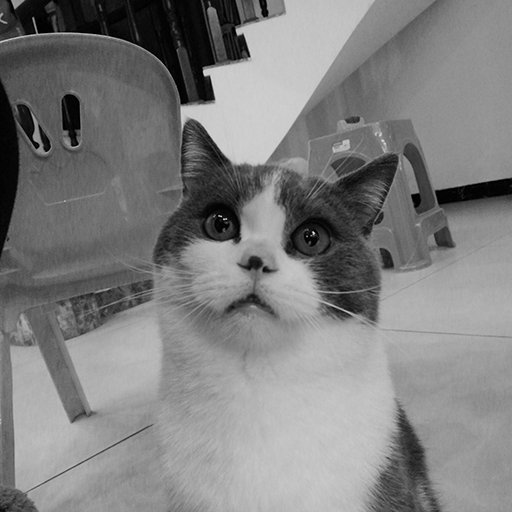
#> input picture 00-sift_sw_sim/5.jpg, 512 x 512 px, found by its file name
$ python temp.py
#> lines starting #> are read from the running program, lines starting #| are printed output that depends on the picture
from PIL import Image
import numpy as np
from matplotlib import pyplot as plt
import math
import cv2
import warnings

############### SIFT特征点生成函数 ###############
#输入：图片地址
#输出：特征向量列表，特征点行号列表，特征点列号列表
def SIFT_feature(path):
#> called with path = 'D:/CreateIC/sw_sim/5.jpg'
    img = Image.open(path, "r")
#> img is the input picture: PIL image 512x512 RGB; min 0, max 238, mean 127.2
    img_L = img.convert('L')
    pixels = img_L.load()
    height,width = img.height, img.width
#> height = 512; width = 512
    all_pixels = []
    for row in range(height):
        for col in range(width):
            cpixel = pixels[col, row]
            all_pixels.append(cpixel)
#> after the loop, all_pixels = 262144 items
    img = np.array(all_pixels).reshape((height,width))
#> img: shape (512, 512) int64

    #生成高斯模板的函数
    #输入：sigmma为参数，size为模板的边长
    #输出：np.array类型矩阵
    def create_gaussian_kernal(sigmma, size):
        Gaussian_kernal = [[float(0) for i in range(size)] for j in range(size)]
        sum_my = float(0)
        for row in range(size):
            for col in range(size):
                Gaussian_kernal[row][col] = math.exp(-((row-(size-1)/2)**2+(col-(size-1)/2)**2)/(2.0*sigmma**2))
                sum_my = sum_my + Gaussian_kernal[row][col]
        for row in range(size):
            for col in range(size):
                Gaussian_kernal[row][col] = Gaussian_kernal[row][col] / sum_my
        return np.array(Gaussian_kernal, dtype="float32")


    # # 生成高斯金字塔
    src = cv2.imread(path,cv2.IMREAD_GRAYSCALE)
    sigmma0 = 1.6
    S = 4
    size = 15
    img_gaussian_list = [img.copy() for i in range(S)]
#> img_gaussian_list = 4 items
    for i in range(4):
        sigmma = sigmma0 * 2**(i/(S-1))
        gaussian_kernal = create_gaussian_kernal(sigmma, size)
        dst = cv2.filter2D(src, ddepth = -1, kernel = gaussian_kernal)
        img_gaussian_list[i] = np.array(dst)
#> this loop made 4 passes
#> pass 3, in SIFT_feature, `dst = cv2.filter2D(src, ddepth = -1, kernel = gaussian_kernal)`:
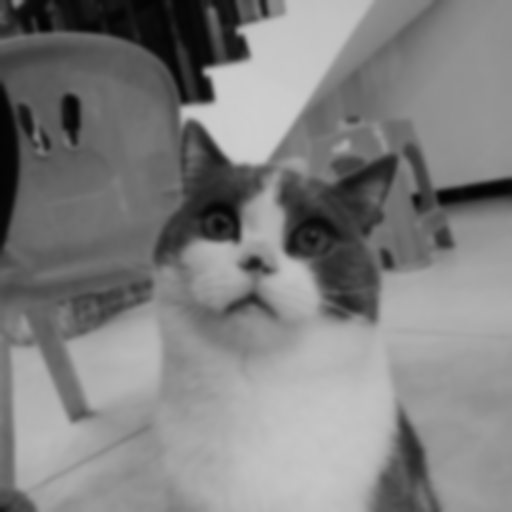
#> dst: shape (512, 512); min 3, max 205, mean 127.2


    # # 生成差分金字塔
    img_gaussian_deta_list = [img.copy() for i in range(S)]
#> img_gaussian_deta_list = 4 items
    for i in range(3):
        img_gaussian_deta_list[i] = img_gaussian_list[i] - img_gaussian_list[i+1]

    # # 寻找关键点
    feature_row = []
    feature_col = []
    for row in np.arange(7,504):
        for col in np.arange(7,504):
            center = img_gaussian_deta_list[1][row][col]
            flag = 1
            for z in [0,1,2]:
                for x in [-1,0,1]:
                    for y in [-1,0,1]:
                        if z==1 and x==0 and y==0:
                            continue
                        elif center >= img_gaussian_deta_list[z][row+x][col+y]:
                            flag = 0
            if flag==1:
                feature_row.append(row)
                feature_col.append(col)
#> after the loop, feature_col = 70 values, max 494 at index 40, min 8 at index 67, mean 231.3; feature_row = 70 values from 7 to 435

    # # 生成描述向量
    # ## 计算一阶差分矩阵Dx，Dy
    warnings.filterwarnings("ignore")
    Dx, Dy = np.zeros((height, width)), np.zeros((height, width))
    img_temp = img_gaussian_list[1]
    Dx_kernel, Dy_kernel = np.array([-1,0,1]).reshape((1,3)), np.array([1,0,-1]).reshape((3,1))
    Dx = (cv2.filter2D(img_temp, ddepth = -1, kernel = Dx_kernel))
    Dy = (cv2.filter2D(img_temp, ddepth = -1, kernel = Dy_kernel))

    # ## 计算幅值矩阵和角度矩阵
    mag, theta = np.zeros((height, width)), np.zeros((height, width))
    for row in range(height):
        for col in range(width):
            dx = Dx[row][col]
            dy = Dy[row][col]
            #计算梯度
            mag[row][col] = abs(dx) + abs(dy)
            #计算象限
            if dx>0 and dy>=0:
                XiangXian = 1
            elif dx<=0 and dy>0:
                XiangXian = 2
            elif dx<0 and dy<=0:
                XiangXian = 3
            else:
                XiangXian = 4
            #计算绝对值的角度
            dx, dy = abs(dx), abs(dy)
            if dx>dy*5:
                temp=0
            elif dx*2>dy*3:
                temp=1
            elif dx*3>dy*2:
                temp=2
            elif dx*5>dy:
                temp=3
            else:
                temp=4
            #根据象限计算角度
            if XiangXian == 1:
                temp=temp
            elif XiangXian == 2:
                temp = 8-temp
            elif XiangXian == 3:
                temp = 8+temp
            elif XiangXian == 4:
                temp = 16-temp
            if temp==16:
                temp=0
            theta[row][col] = temp
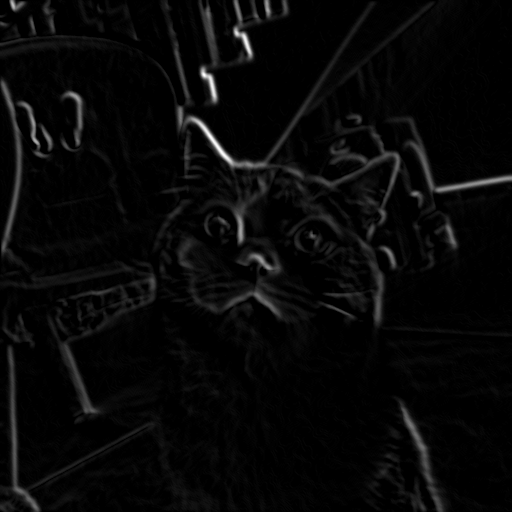
#> mag: shape (512, 512) float64; min 0, max 89, mean 2.9; drawn with min black and max white
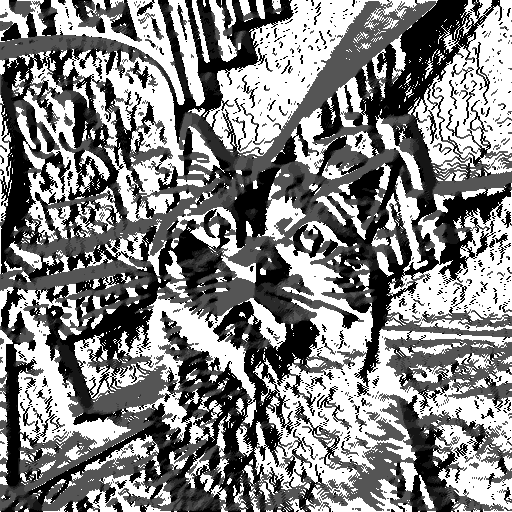
#> theta: shape (512, 512) float64; min 0, max 12, mean 6.1; drawn with min black and max white

    # ## 关键点特征向量生成函数
    def feature_point_descripitor(center_row, center_col, sigmma0):
        # 生成子区域的高斯模板
        sigmma = sigmma0*1.5
        size = 5
        kernel_temp = create_gaussian_kernal(sigmma, size)
        # 依次生成17个子区域的中心坐标
        sub_center_row = [0,-3,-5,-5,-5,-5,-5,-3,0,3,5,5,5,5,5,3,0]
        sub_center_col = [5,5,5,3,0,-3,-5,-5,-5,-5,-5,-3,0,3,5,5,0]
        # 子区域和关键点的特征向量
        sub_dspt = [0 for i in range(16)]
        dspt = []
        # 对每个子区域进行遍历
        for i in range(17):
            #子区域描述向量清0
            sub_dspt = [0 for i in range(16)]
            #子区域中心坐标
            sub_row, sub_col = center_row+sub_center_row[i], center_col+sub_center_col[i]
            #对5*5的子区域进行遍历
            for deta_row in [-2,-1,0,1,2]:
                for deta_col in [-2,-1,0,1,2]:
                    temp_row = sub_row+deta_row
                    temp_col = sub_col+deta_col
                    sub_dspt[int(theta[temp_row][temp_col])] = sub_dspt[int(theta[temp_row][temp_col])] + mag[temp_row][temp_col]*kernel_temp[deta_row+2][deta_col+2]
            dspt.extend(sub_dspt)
        return dspt

    # ## 关键点特征向量生成
    feature_point_dispt = []
    for i in range(len(feature_row)):
        feature_point_dispt.append(feature_point_descripitor(feature_row[i],feature_col[i], sigmma0))
#> this loop made 70 passes
#> after the loop, feature_point_dispt = 70 items

    # ## 关键点主方向计算
    # 生成区域的高斯模板
    sigmma = sigmma0
    size = 15
    kernel_temp = create_gaussian_kernal(sigmma, size)
    main_ori = []
    main_ori_bin = [0 for i in range(16)]
#> main_ori_bin = [0, 0, 0, 0, 0, 0, 0, 0, 0, 0, 0, 0, 0, 0, 0, 0]
    for i in range(len(feature_row)):
        main_ori_bin = [0 for i in range(16)]
        point_row = feature_row[i]
        point_col = feature_col[i]
        for deta_row in np.arange(-7,8):
            for deta_col in np.arange(-7,8):
                temp_row = point_row + deta_row
                temp_col = point_col + deta_col
                main_ori_bin[int(theta[temp_row][temp_col])] = main_ori_bin[int(theta[temp_row][temp_col])] + mag[temp_row][temp_col]*kernel_temp[deta_row+7][deta_col+7]
        main_ori.append(main_ori_bin.index(max(main_ori_bin)))
#> this loop made 70 passes
#> (point_row, point_col) on passes 1 to 12: (7, 260), (8, 371), (9, 14), (9, 199), (9, 267), (12, 282), (14, 265), (17, 258), (21, 36), (23, 238), (31, 402), (50, 175)
#> after the loop, main_ori = 70 values, max 4 at index 1, min 0 at index 0, mean 1.51

    # ## 描述向量旋转函数
    def dspt_reorder(dspt, ori):
        #创建子区域的顺序
        order = [i+ori for i in range(16)]
        for i in range(16):
            if order[i] >= 16:
                order[i] = order[i] - 16
        order = order + [17]
        #按顺序遍历子区域
        new_dspt = []
        for i in order:
            sub_dspt_tmp = dspt[int(i*16):int(i*16+16)]
            temp1 = sub_dspt_tmp[ori:16]
            temp2 = sub_dspt_tmp[0:ori]
            temp = temp1 + temp2
            new_dspt.extend(temp)
        return new_dspt

    # ## 旋转所有描述向量
    for i in range(len(feature_point_dispt)):
        feature_point_dispt[i] = dspt_reorder(feature_point_dispt[i], main_ori[i])
#> this loop made 70 passes
#> order in dspt_reorder on passes 1 to 11: [0, 1, 2, 3, 4, 5, 6, 7, 8, 9, 10, 11, 12, 13, 14, 15, 17], [4, 5, 6, 7, 8, 9, 10, 11, 12, 13, 14, 15, 0, 1, 2, 3, 17], [3, 4, 5, 6, 7, 8, 9, 10, 11, 12, 13, 14, 15, 0, 1, 2, 17], [1, 2, 3, 4, 5, 6, 7, 8, 9, 10, 11, 12, 13, 14, 15, 0, 17], [1, 2, 3, 4, 5, 6, 7, 8, 9, 10, 11, 12, 13, 14, 15, 0, 17], [0, 1, 2, 3, 4, 5, 6, 7, 8, 9, 10, 11, 12, 13, 14, 15, 17], [0, 1, 2, 3, 4, 5, 6, 7, 8, 9, 10, 11, 12, 13, 14, 15, 17], [0, 1, 2, 3, 4, 5, 6, 7, 8, 9, 10, 11, 12, 13, 14, 15, 17], [1, 2, 3, 4, 5, 6, 7, 8, 9, 10, 11, 12, 13, 14, 15, 0, 17], [0, 1, 2, 3, 4, 5, 6, 7, 8, 9, 10, 11, 12, 13, 14, 15, 17], [4, 5, 6, 7, 8, 9, 10, 11, 12, 13, 14, 15, 0, 1, 2, 3, 17]
    return feature_point_dispt, feature_row, feature_col


######################### 主函数 #########################

path1 = 'D:/CreateIC/sw_sim/5.jpg'
des1, feature_row1, feature_col1 = SIFT_feature(path1)
print("image1 complete!")

path2 = 'D:/CreateIC/sw_sim/6.jpg'
des2, feature_row2, feature_col2 = SIFT_feature(path2)
#> call 2 of SIFT_feature, with path = 'D:/CreateIC/sw_sim/6.jpg'
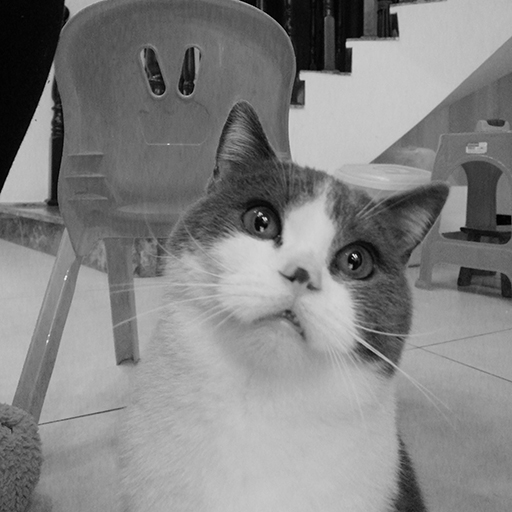
#> input picture 00-sift_sw_sim/6.jpg, 512 x 512 px, found by its file name
#> in SIFT_feature, img is the input picture: PIL image 512x512 RGB; min 0, max 245, mean 131.4
#> in SIFT_feature (call 2), `Dx = (cv2.filter2D(img_temp, ddepth = -1, kernel = Dx_kernel))`:
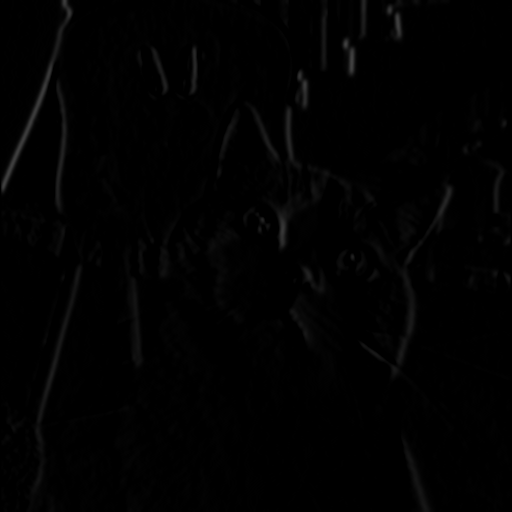
#> Dx: shape (512, 512); min 0, max 65, mean 1.6
#> after the loop in SIFT_feature (call 2), `for row in range(height):`:
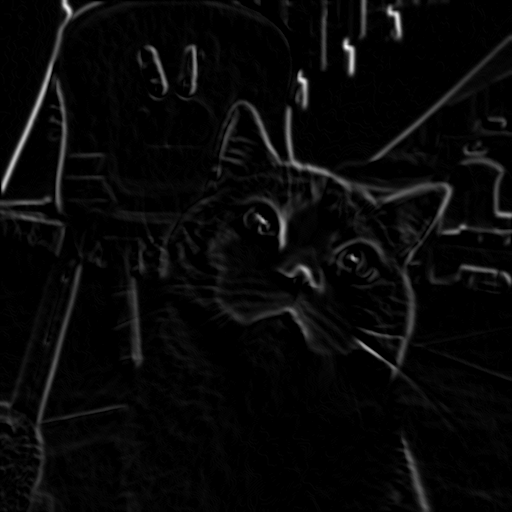
#> mag: shape (512, 512) float64; min 0, max 82, mean 2.8; drawn with min black and max white
#> after the loop in SIFT_feature (call 2), `for row in range(height):`:
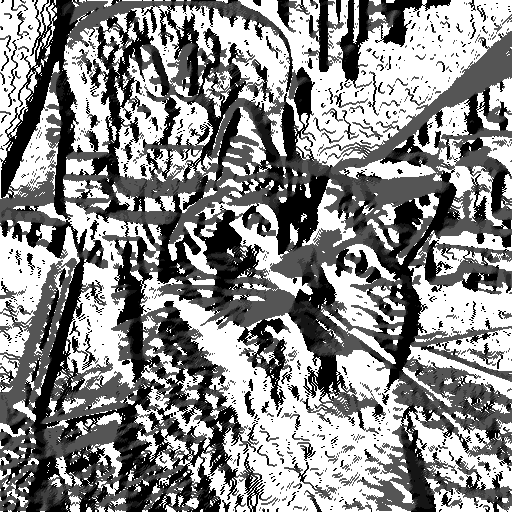
#> theta: shape (512, 512) float64; min 0, max 12, mean 6.49; drawn with min black and max white
#> the loop in SIFT_feature (call 2), `for i in range(len(feature_row)):` made 65 passes
#> the loop in SIFT_feature (call 2), `for i in range(len(feature_point_dispt)):` made 65 passes
print("image2 complete!")
